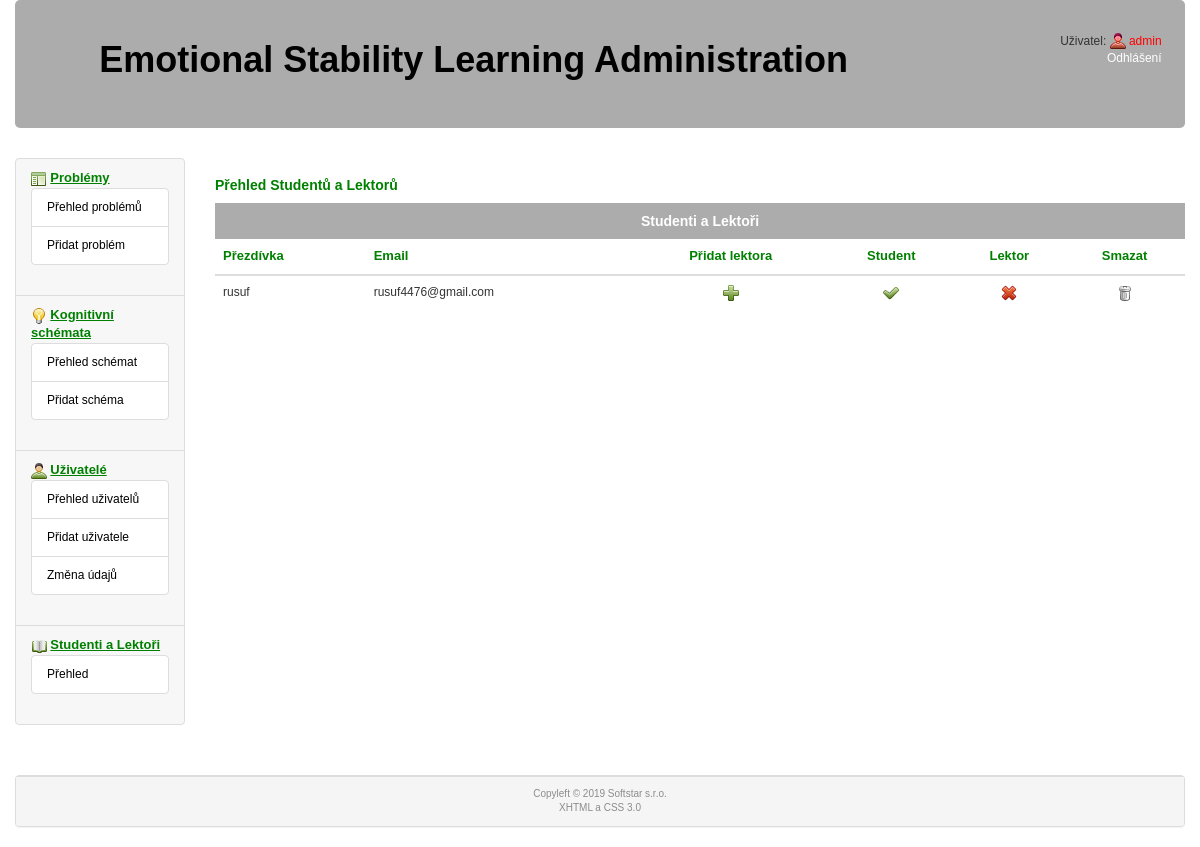
The page /administrator/fusers-overview (signed in) on the database as committed earlier.
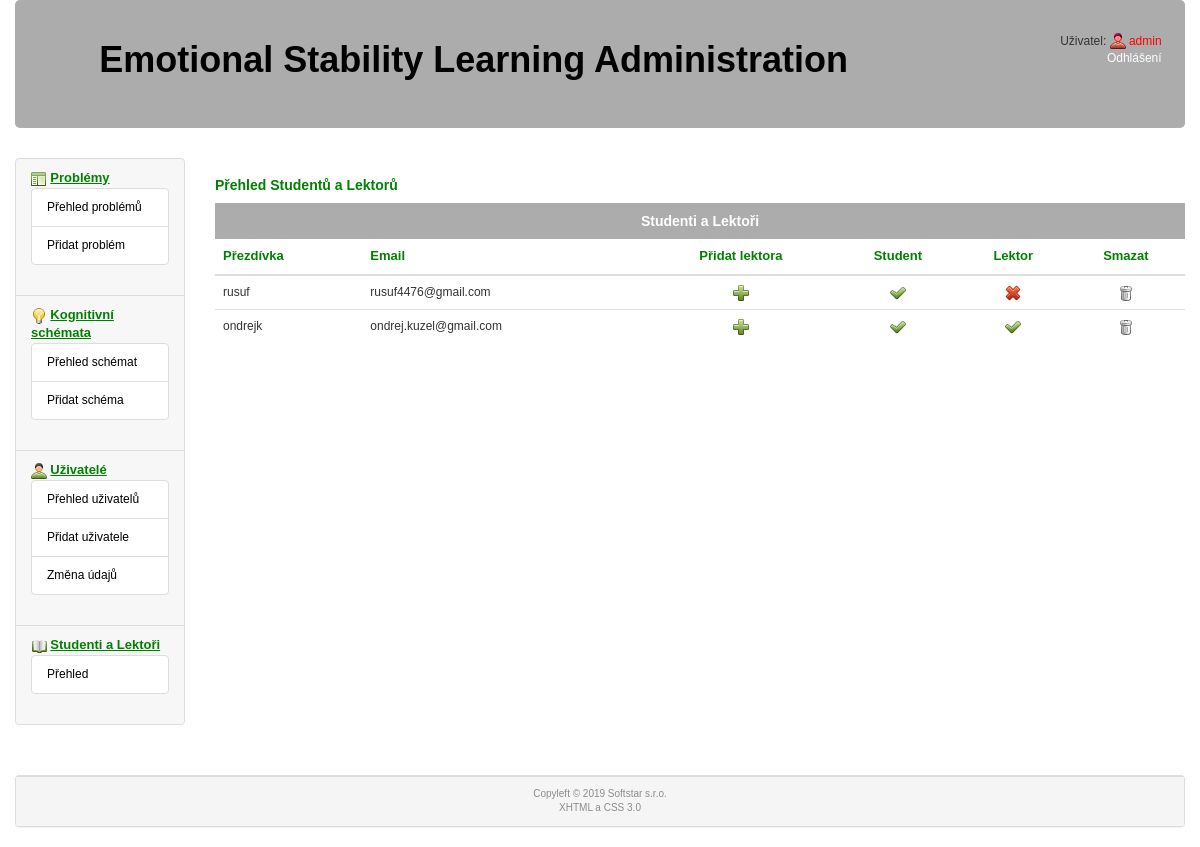
The same page on the database as committed later.
### tables this page shows
CREATE TABLE `fusers` (
  `id` int(5) NOT NULL,
  `nick` varchar(20) NOT NULL,
  `email` varchar(50) NOT NULL,
  `student` int(1) NOT NULL DEFAULT '1',
  `lector` int(1) NOT NULL DEFAULT '0',
  `password` varchar(50) NOT NULL,
  `deleted` int(1) NOT NULL DEFAULT '0'
);

### www/administrator/admin.php (called while the page is built, shortened)
<?php
  $router = RouterController::getInstance();
  $router->ctrMain(array($_SERVER['REQUEST_URI']));
  $router->showView();
?>

### www/administrator/controllers/FusersOverviewController.php (called while the page is built)
<?php
class FusersOverviewController extends Controller
{
    public function ctrMain($parameters)
    {
        $fusersModel = new FUsersModel();
        if ($fusers = $fusersModel->selectAll())
        {
            $this->headr['title'] = "Studenti a Lektoři";
            $this->data['fusers'] = $fusers;
            $this->view = 'fUsersOverview';
        }
    }
}
?>

### www/administrator/cfg/sql.php (called while the page is built)
<?php
  $this->server='localhost';
  $this->user='emotions';
  $this->password='3M0710n5@#';
  $this->db_name='emotions';
?>

### www/administrator/models/cdb.php (called while the page is built, shortened)
<?php
class cdb {
  private $data, $querystring, $error, $conn;
  public $server, $user, $password, $db_name;
  function __construct()
  {
    require("./administrator/cfg/sql.php");
    $this->conn = null;
  }
  function connect() {
    $options=array(
      PDO::ATTR_ERRMODE => PDO::ERRMODE_EXCEPTION,
      PDO::MYSQL_ATTR_INIT_COMMAND => "SET NAMES utf8"
      );
    try {
            $this->conn = @new PDO("mysql:host=".$this->server.";dbname=".$this->db_name, $this->user, $this->password, $options);
    } catch (PDOException $e) {
        $error = 'DB connection failed: ' . $e->getMessage();
    }
    return(1);
  }
  function query($sql) {
    $error = '';
    try {
      $this->data=$this->conn->prepare($sql);
    } catch (PDOException $e) {
      $error = 'Preparation of query failed: ' . $e->getMessage();
      $this->data=null;
    }
    $result2 = 0;
    if ($error == '')
    {
      try {
          $result2 = $this->data->execute();
      } catch (PDOException $e) {
          $error = 'Execution of query failed: ' . $e->getMessage();
          $this->data=null;
      }
    }
    else
    {
      $this->error = $error;
      $result2 = false;
    }
    if ($result2) { return 1; }
    else  {return 0;}
  }
  function get_array() {
    $arr = $this->data->fetch(PDO::FETCH_ASSOC);
    if (!empty($arr)) {return ($arr); }
    else { return 0; }
  }
};
?>

### www/administrator/models/DbModel.php (called while the page is built, shortened)
<?php
  class DbModel extends cdb
  {
    static private $instance = null;
    static function getInstance()
    {
      if (self::$instance == null)
      {
        self::$instance = new DbModel();
      }
      return self::$instance;
    }
    function selectAll($table, $order = '')
    {
      $query = "select * from $table where deleted='0'";
      if ($order != '') {
        $query .= " order by $order;";
      }
      else
      {
        $query .= ';';
      }
      if (!$this->query($query))
      {
        RouterController::getInstance()->setError('DbModel::selectAll():'.$this->get_error().'<br /><br />'.$query.'<br />');
      }
      else
      {
        $i = 0;
        while ($item=$this->get_array())
        {
        if (!empty($item))
          {
            $arr[$i] = $item;
            $i++;
          }
        }
      }
      return $arr;
    }
  }
?>

### www/administrator/models/FUsersModel.php (called while the page is built, shortened)
<?php
class FUsersModel
{
    public function selectAll()
    {
        $db = DbModel::getInstance();
        $fusers = $db->selectAll('fusers', 'id asc');
        return $fusers;
    }
}
?>

### www/administrator/controllers/RouterController.php (called while the page is built, shortened)
<?php
class RouterController extends Controller
{
  protected $controller;
  private function camelNotation($text)
  {
    $sentence = str_replace('-', ' ', $text);
    $sentence = ucwords($sentence);
    $sentence = str_replace(' ', '', $sentence);
    return $sentence;
  }
  private function parseURL($url)
  {
    $parsedURL = parse_url($url);
    $parsedURL["path"] = ltrim($parsedURL["path"], "/");
    $parsedURL["path"] = trim($parsedURL["path"]);
    $divPath = explode("/", $parsedURL["path"]);
    return $divPath;
  }
  public function ctrMain($parameters)
  {
    $parsedURL = $this->parseURL($parameters[0]);
    if ((empty($parsedURL[1]))&&((empty($_SESSION['user']))&&(empty($_POST['login']))))
    {
      $this->controller = new LoginViewController();
    }
    else if (($parsedURL[1] == 'login')&&((empty($_SESSION['user']))&&(!(empty($_POST['login'])))))
    {
      $this->controller = new LoginController();
    }
    else if ((empty($parsedURL[1]))&&(!(empty($_SESSION['user'])))&&((empty($_POST['login']))))
    {
      $this->controller = new HomePageController();
    }
    else
    {
      $tmp = array_shift($parsedURL);
      $view = array_shift($parsedURL);
      $controllerClass = $this->camelNotation($view) . 'Controller';
      if (file_exists('./administrator/controllers/' . $controllerClass . '.php'))
      {
        if ($view == 'error')
        {
          $this->controller = new $controllerClass('');
        }
        else
        {
          $this->controller = new $controllerClass;
        }
      }
      else
      {
        $this->controller= new ErrorController('Error 404: page not found');
      }
    }
    $this->controller->ctrMain($parsedURL);
  }
}
?>

### www/administrator/views/fUsersOverview.phtml (the view, shortened to what the changed rows need)
  <div class="col-sm-10">
    <div class="table-responsive">
      <table class="table table-hover">
        <caption class="text-center">Studenti a Lektoři</caption>
        <thead><tr><th>Přezdívka</th><th>Email</th><th class="text-center">Přidat lektora</th><th class="text-center">Student</th><th class="text-center">Lektor</th><th class="text-center">Smazat</th></tr></thead>
        <tbody>
          <?php
            foreach ($fusers as $fuser) {
          ?>
          <tr>
            <td><?php echo($fuser['nick']); ?></td>
            <td><?php echo($fuser['email']); ?></td>
            <td class="text-center"><?php if ($fuser['student']) { ?><a href="http://<?= $this->siteName ?>/administrator/lectors/<?= $fuser['id'] ?>" title="Administer lectors"><?php } ?><img src="http://<?=$this->siteName?>/administrator/icons/add.png"/><?php if ($fuser['student']) { ?></a><?php } ?></td>
<td class="text-center"><a href="http://<?= $this->siteName ?>/administrator/fusers-student/<?= $fuser['id'] ?>"><?php if ($fuser['student']) { ?><img src="http://<?=$this->siteName?>/administrator/icons/accept.png"/><?php } else { ?><img src="http://<?=$this->siteName?>/administrator/icons/cross.png"/><?php }; ?></a></td>
            <td class="text-center"><a href="http://<?= $this->siteName ?>/administrator/fusers-lector/<?= $fuser['id'] ?>"><?php if ($fuser['lector']) { ?><img src="http://<?=$this->siteName?>/administrator/icons/accept.png"/><?php } else { ?><img src="http://<?=$this->siteName?>/administrator/icons/cross.png"/><?php }; ?></a></td>
            <td class="text-center"><a href="http://<?= $this->siteName ?>/administrator/fusers-delete/<?= $fuser['id'] ?>" ><img src="icons/bin_closed.png" /></a></td>
          </tr>
          <?php
        } ?>
        </tbody>
      </table>
    </div>
  </div>

Rows that differ between the two databases and show on the page:
added fusers: nick "ondrejk", email "ondrej.kuzel@gmail.com", student 1 (drawn), lector 1 (drawn)
